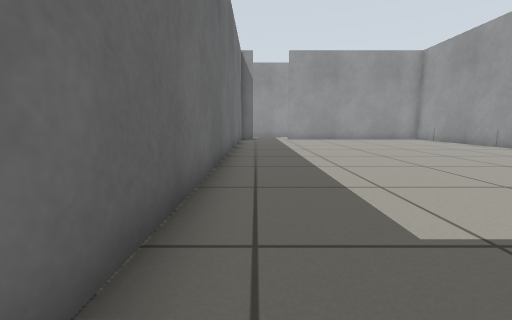
View 1 (above)

14 first-person views from a walk through a world built for the Gazebo simulator. The camera is 0.5 m above the floor, tilts 8° down and sees 90° across. Floor lines are 1 m apart. The floor is counted in squares, 0.5 m on a side. Each view is taken from the middle of a square. On the plan, view 1 faces up. The plan holds only what a view shows up to about 11 squares ahead; the rest is blank. The place goes on beyond the plan.

View 2
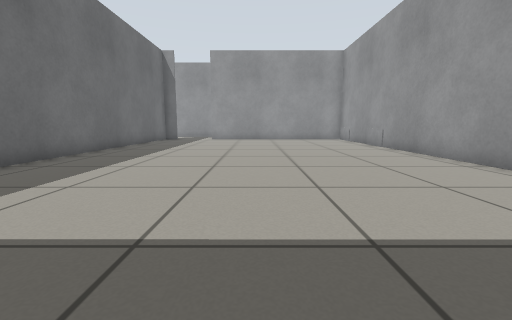

View 3
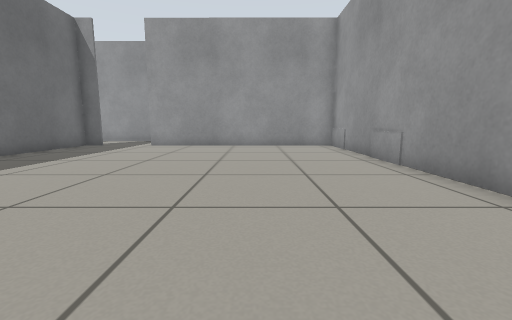

View 4
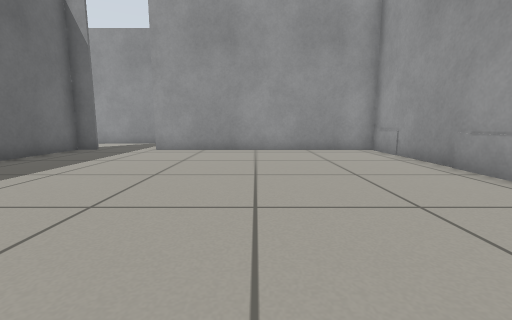

View 5
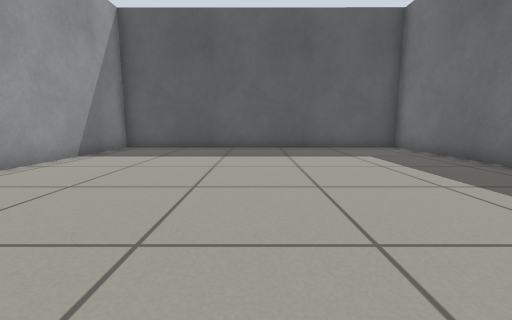

View 6
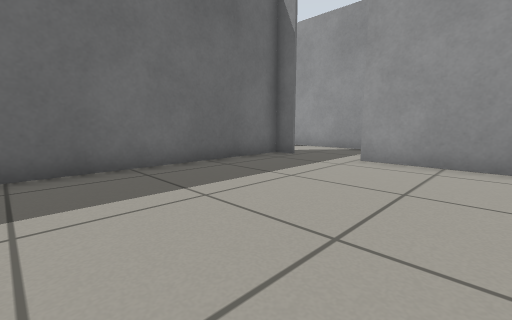

View 7
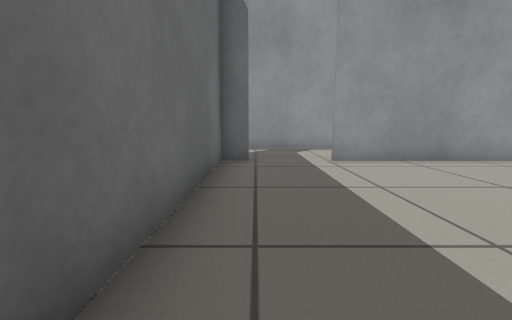

View 8
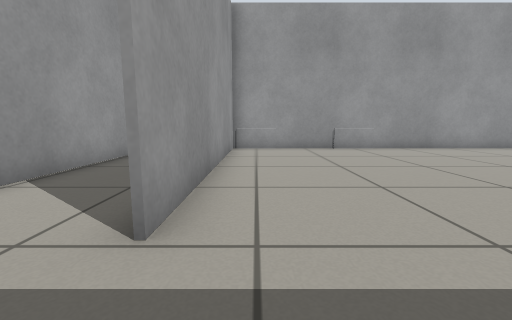

View 9
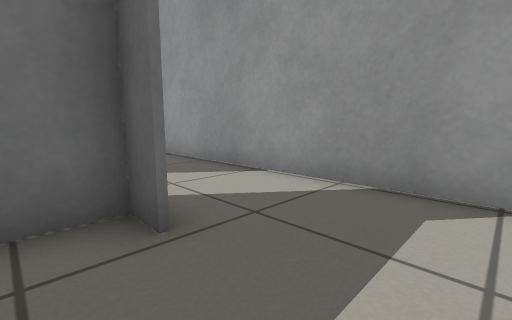

View 10
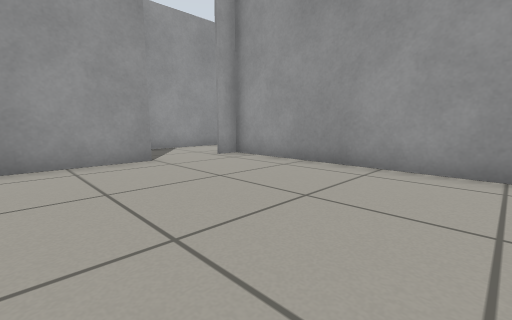

View 11
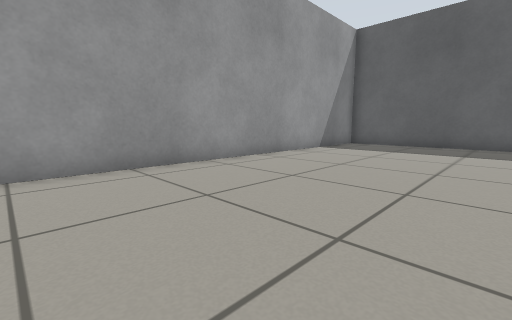

View 12
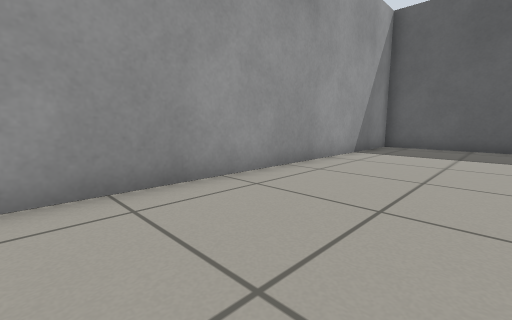

View 13
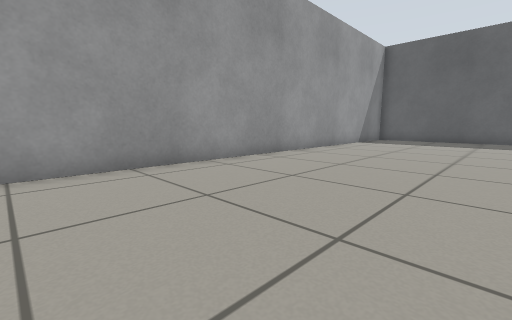

View 14
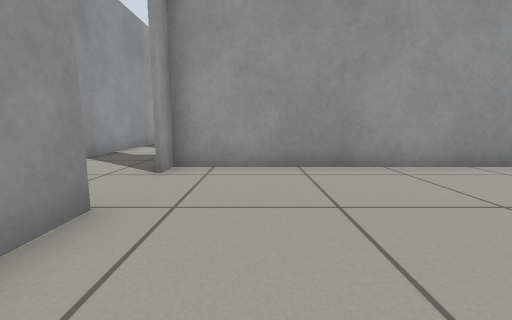

### Floor plan
Points are (right, up) in squares from view 1. A wall is a line through its corners. A room is listed if a view was taken in it or the views show most of it. See-through windows are left out.
Room 1 (views 1, 2, 3, 4, 5, 6, 7, 8, 9)
walls: (10.6, 13.4) (10.6, 14.6); (10.6, 16.9) (2, 16.9); (-0.9, 16.5) (-0.9, -1); (8.2, 20.1) (-1.4, 20.2); (-1.1, -0.9) (10.6, -1) (10.6, 10.6)
ways out: opening at (-1, 18) to room 2
objects: grey box (-2, 17) to (0, 17); grey box (10, 11) to (11, 13); grey box (10, 15) to (11, 16)
Room 2 (views 10, 11, 12, 13, 14)
walls: (-4, 17) (-7.1, 17); (-7, -0.9) (-1.1, -0.9); (-1.1, -1) (-1.1, 16.5); (-1.4, 20.2) (-6.8, 20.2)
ways out: opening at (-1, 18) to room 1

Where each view was taken, in squares from view 1:
view 1: 0 up, 0 right, facing up
view 2: 0 up, 5 right, facing up
view 3: 5 up, 7 right, facing up
view 4: 7 up, 6 right, facing up
view 5: 10 up, 5 right, facing down
view 6: 10 up, 5 right, facing up-left
view 7: 10 up, 0 right, facing up
view 8: 16 up, 0 right, facing right
view 9: 16 up, 2 right, facing up-left
view 10: 10 up, 7 left, facing up-right
view 11: 12 up, 7 left, facing down-right
view 12: 11 up, 5 left, facing down-right
view 13: 16 up, 7 left, facing down-right
view 14: 15 up, 7 left, facing right
